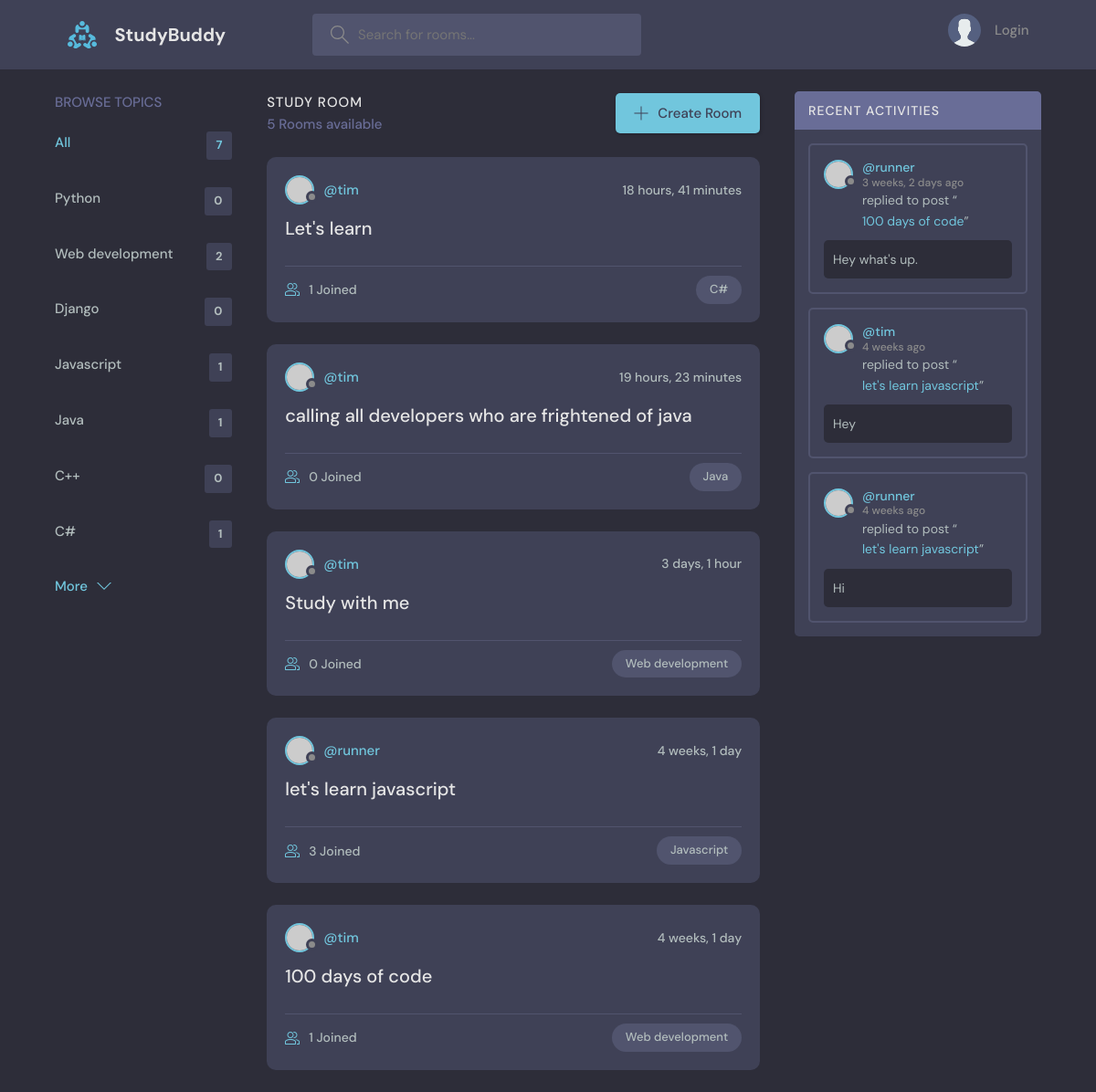
The page / on the database its author committed.
### base/models.py (models this page shows, shortened)
class Topic(models.Model):
    name = models.CharField(max_length=200)

class Room(models.Model):
    host = models.ForeignKey(User, on_delete=models.SET_NULL, null=True)
    topic = models.ForeignKey(Topic, on_delete=models.SET_NULL, null=True)
    name = models.CharField(max_length=200)
    description = models.TextField(null=True, blank=True)
    participants = models.ManyToManyField(User,
                                          related_name='participants',
                                          blank=True)
    updated = models.DateTimeField(auto_now=True)
    created = models.DateTimeField(auto_now_add=True)
    class Meta:
        ordering = ['-updated', '-created']

class Message(models.Model):
    user = models.ForeignKey(User, on_delete=models.CASCADE)
    room = models.ForeignKey(Room, on_delete=models.CASCADE)
    body = models.TextField()
    updated = models.DateTimeField(auto_now=True)
    created = models.DateTimeField(auto_now_add=True)
    class Meta:
        ordering = ['-updated', '-created']

### base/views.py (the view)
# urls.py: path('', views.home, name='home'),
def home(request):
    q = request.GET.get('q') if request.GET.get('q') != None else ''
    rooms = Room.objects.filter(
        Q(topic__name__icontains=q) |
        Q(name__icontains=q) |
        Q(description__icontains=q))
    topics = Topic.objects.all()
    room_count = rooms.count()
    room_messages = Message.objects.filter(Q(room__topic__name__icontains=q))
    context = {'rooms': rooms, 'topics': topics, 'room_count': room_count, 'room_messages': room_messages}
    return render(request, "base/home.html", context)

### base/templates/base/home.html (shortened to what this page needs)
{% extends 'main.html' %}
{% block content %}
    <main class="layout layout--3">
      <div class="container">
          {% include 'base/topics_component.html' %}
        <div class="roomList">
          <div class="roomList__header">
            <div>
              <h2>Study Room</h2>
              <p>{{room_count}} Rooms available</p>
            </div>
            <a class="btn btn--main" href="{% url 'create-room' %}">
              <svg version="1.1" xmlns="http://www.w3.org/2000/svg" width="32" height="32" viewBox="0 0 32 32">
                <title>add</title>
                <path
                  d="M16.943 0.943h-1.885v14.115h-14.115v1.885h14.115v14.115h1.885v-14.115h14.115v-1.885h-14.115v-14.115z"
                ></path>
              </svg>
              Create Room
            </a>
          </div>
          {% include 'base/feed_component.html' %}
        </div>
          {% include 'base/activity_component.html' %}
      </div>
    </main>
{% endblock %}

### base/templates/base/topics_component.html
<div class="topics">
  <div class="topics__header">
    <h2>Browse Topics</h2>
  </div>
  <ul class="topics__list">
    <li>
      <a href="{% url 'home' %}" class="active">All <span>{{topics.count}}</span></a>
    </li>
    {% for topic in topics %}
      <li>
        <a href="{% url 'home' %}?q={{topic.name}}">{{topic.name}}<span>{{topic.room_set.all.count}}</span></a>
      </li>
    {% endfor %}
  </ul>
  <a class="btn btn--link" href="topics.html">
    More
    <svg version="1.1" xmlns="http://www.w3.org/2000/svg" width="32" height="32" viewBox="0 0 32 32">
      <title>chevron-down</title>
      <path d="M16 21l-13-13h-3l16 16 16-16h-3l-13 13z"></path>
    </svg>
  </a>
</div>

### base/templates/base/feed_component.html
{% for room in rooms %}
<div class="roomListRoom">
  <div class="roomListRoom__header">
    <a href="{% url 'user-profile' room.host.id %}" class="roomListRoom__author">
      <div class="avatar avatar--small">
        <img src="https://randomuser.me/api/portraits/women/11.jpg" />
      </div>
      <span>@{{room.host.username}}</span>
    </a>
    <div class="roomListRoom__actions">
      <span>{{room.created|timesince}}</span>
    </div>
  </div>
  <div class="roomListRoom__content">
    <a href="{% url 'room' room.id %}">{{room.name}}</a>
  </div>
  <div class="roomListRoom__meta">
    <a href="{% url 'room' room.id %}" class="roomListRoom__joined">
      <svg version="1.1" xmlns="http://www.w3.org/2000/svg" width="32" height="32" viewBox="0 0 32 32">
        <title>{{room.topic.name}}</title>
        <path
          d="M30.539 20.766c-2.69-1.547-5.75-2.427-8.92-2.662 0.649 0.291 1.303 0.575 1.918 0.928 0.715 0.412 1.288 1.005 1.71 1.694 1.507 0.419 2.956 1.003 4.298 1.774 0.281 0.162 0.456 0.487 0.456 0.85v4.65h-4v2h5c0.553 0 1-0.447 1-1v-5.65c0-1.077-0.56-2.067-1.461-2.584z"
        ></path>
        <path
          d="M22.539 20.766c-6.295-3.619-14.783-3.619-21.078 0-0.901 0.519-1.461 1.508-1.461 2.584v5.65c0 0.553 0.447 1 1 1h22c0.553 0 1-0.447 1-1v-5.651c0-1.075-0.56-2.064-1.461-2.583zM22 28h-20v-4.65c0-0.362 0.175-0.688 0.457-0.85 5.691-3.271 13.394-3.271 19.086 0 0.282 0.162 0.457 0.487 0.457 0.849v4.651z"
        ></path>
        <path
          d="M19.502 4.047c0.166-0.017 0.33-0.047 0.498-0.047 2.757 0 5 2.243 5 5s-2.243 5-5 5c-0.168 0-0.332-0.030-0.498-0.047-0.424 0.641-0.944 1.204-1.513 1.716 0.651 0.201 1.323 0.331 2.011 0.331 3.859 0 7-3.141 7-7s-3.141-7-7-7c-0.688 0-1.36 0.131-2.011 0.331 0.57 0.512 1.089 1.075 1.513 1.716z"
        ></path>
        <path
          d="M12 16c3.859 0 7-3.141 7-7s-3.141-7-7-7c-3.859 0-7 3.141-7 7s3.141 7 7 7zM12 4c2.757 0 5 2.243 5 5s-2.243 5-5 5-5-2.243-5-5c0-2.757 2.243-5 5-5z"
        ></path>
      </svg>
      {{room.participants.all.count}} Joined
    </a>
    <p class="roomListRoom__topic">{{room.topic.name}}</p>
  </div>
</div>
{% endfor %}

### base/templates/base/activity_component.html (shortened to what this page needs)
<div class="activities">
  <div class="activities__header">
    <h2>Recent Activities</h2>
  </div>
  {% for message in room_messages %}
  <div class="activities__box">
    <div class="activities__boxHeader roomListRoom__header">
      <a href="{% url 'user-profile' message.user.id %}" class="roomListRoom__author">
        <div class="avatar avatar--small">
          <img src="https://randomuser.me/api/portraits/women/11.jpg" />
        </div>
        <p>
          @{{message.user}}
          <span>{{message.created|timesince}} ago</span>
        </p>
      </a>
    </div>
    <div class="activities__boxContent">
      <p>replied to post “<a href="{% url 'room' message.room.id %}">{{message.room.name}}</a>”</p>
      <div class="activities__boxRoomContent">
        {{message.body}}
      </div>
    </div>
  </div>
  {% endfor %}
</div>

### rows shown on the page
Topic: name "Python", room_set.all.count "0"
Topic: name "Web development", room_set.all.count "2"
Topic: name "Django", room_set.all.count "0"
Topic: name "Javascript", room_set.all.count "1"
Topic: name "Java", room_set.all.count "1"
Topic: name "C++", room_set.all.count "0"
Topic: name "C#", room_set.all.count "1"
Room: host.username "tim", created "18 hours, 41 minutes", name "Let's learn", participants.all.count "1", topic.name "C#"
Room: host.username "tim", created "19 hours, 23 minutes", name "calling all developers who are frightened of java", participants.all.count "0", topic.name "Java"
Room: host.username "tim", created "3 days, 1 hour", name "Study with me", participants.all.count "0", topic.name "Web development"
Room: host.username "runner", created "4 weeks, 1 day", name "let's learn javascript", participants.all.count "3", topic.name "Javascript"
Room: host.username "tim", created "4 weeks, 1 day", name "100 days of code", participants.all.count "1", topic.name "Web development"
Message: user "runner", created "3 weeks, 2 days", room.name "100 days of code", body "Hey what's up."
Message: user "tim", created "4 weeks", room.name "let's learn javascript", body "Hey"
Message: user "runner", created "4 weeks", room.name "let's learn javascript", body "Hi"

### other values the page prints
{{ topics.count }} "7"
{{ room_count }} "5"
